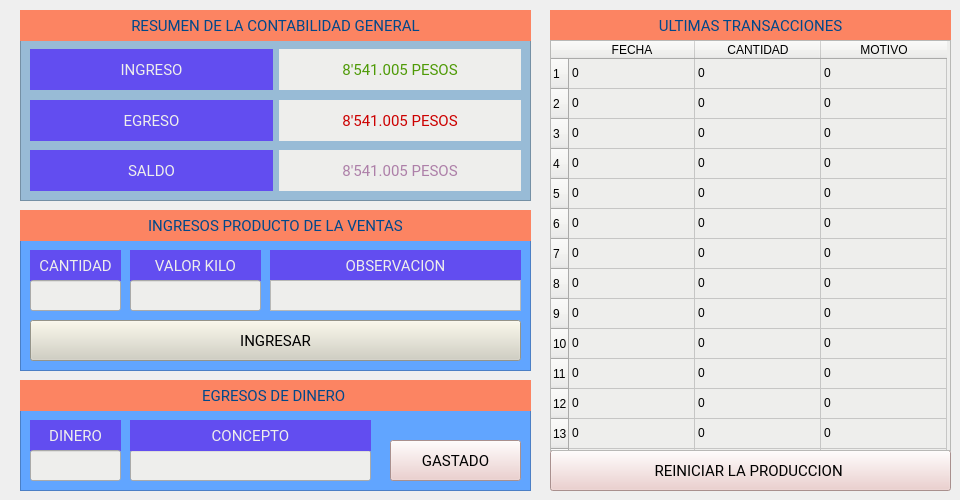
    <widget class="QWidget" name="cacao">
     <attribute name="title">
      <string>CACAO</string>
     </attribute>
     <widget class="QLabel" name="label_66">
      <property name="geometry">
       <rect>
        <x>550</x>
        <y>10</y>
        <width>401</width>
        <height>31</height>
       </rect>
      </property>
      <property name="font">
       <font>
        <family>Roboto</family>
        <pointsize>11</pointsize>
        <weight>50</weight>
        <italic>false</italic>
        <bold>false</bold>
       </font>
      </property>
      <property name="styleSheet">
       <string notr="true">background-color: rgb(252, 132, 98);
color: rgb(1, 72, 138);
font: 11pt &quot;Roboto&quot;;</string>
      </property>
      <property name="text">
       <string>ULTIMAS TRANSACCIONES</string>
      </property>
      <property name="alignment">
       <set>Qt::AlignCenter</set>
      </property>
     </widget>
     <widget class="QFrame" name="frame_11">
      <property name="geometry">
       <rect>
        <x>20</x>
        <y>410</y>
        <width>511</width>
        <height>81</height>
       </rect>
      </property>
      <property name="font">
       <font>
        <family>Roboto</family>
        <pointsize>11</pointsize>
        <weight>50</weight>
        <italic>false</italic>
        <bold>false</bold>
       </font>
      </property>
      <property name="styleSheet">
       <string notr="true">background-color: rgb(97, 165, 255);</string>
      </property>
      <property name="frameShape">
       <enum>QFrame::StyledPanel</enum>
      </property>
      <property name="frameShadow">
       <enum>QFrame::Raised</enum>
      </property>
      <widget class="QPushButton" name="boton_egresar_cacao">
       <property name="geometry">
        <rect>
         <x>370</x>
         <y>30</y>
         <width>131</width>
         <height>41</height>
        </rect>
       </property>
       <property name="font">
        <font>
         <family>Roboto</family>
         <pointsize>11</pointsize>
         <weight>50</weight>
         <italic>false</italic>
         <bold>false</bold>
        </font>
       </property>
       <property name="styleSheet">
        <string notr="true">background-color: rgb(236, 201, 199);</string>
       </property>
       <property name="text">
        <string>GASTADO</string>
       </property>
      </widget>
      <widget class="QLabel" name="label_49">
       <property name="geometry">
        <rect>
         <x>10</x>
         <y>10</y>
         <width>91</width>
         <height>31</height>
        </rect>
       </property>
       <property name="font">
        <font>
         <family>Roboto</family>
         <pointsize>11</pointsize>
         <weight>50</weight>
         <italic>false</italic>
         <bold>false</bold>
        </font>
       </property>
       <property name="styleSheet">
        <string notr="true">font: 11pt &quot;Roboto&quot;;
color: rgb(238, 238, 236);
background-color: rgb(98, 77, 240);</string>
       </property>
       <property name="text">
        <string>DINERO</string>
       </property>
       <property name="alignment">
        <set>Qt::AlignCenter</set>
       </property>
      </widget>
      <widget class="QLineEdit" name="cantidad_egreso_cacao">
       <property name="geometry">
        <rect>
         <x>10</x>
         <y>40</y>
         <width>91</width>
         <height>31</height>
        </rect>
       </property>
       <property name="styleSheet">
        <string notr="true">background-color: rgb(238, 238, 236);</string>
       </property>
      </widget>
      <widget class="QLineEdit" name="concepto_egreso_cacao">
       <property name="geometry">
        <rect>
         <x>110</x>
         <y>40</y>
         <width>241</width>
         <height>31</height>
        </rect>
       </property>
       <property name="styleSheet">
        <string notr="true">background-color: rgb(238, 238, 236);</string>
       </property>
      </widget>
      <widget class="QLabel" name="label_56">
       <property name="geometry">
        <rect>
         <x>110</x>
         <y>10</y>
         <width>241</width>
         <height>31</height>
        </rect>
       </property>
       <property name="font">
        <font>
         <family>Roboto</family>
         <pointsize>11</pointsize>
         <weight>50</weight>
         <italic>false</italic>
         <bold>false</bold>
        </font>
       </property>
       <property name="styleSheet">
        <string notr="true">font: 11pt &quot;Roboto&quot;;
color: rgb(238, 238, 236);
background-color: rgb(98, 77, 240);</string>
       </property>
       <property name="text">
        <string>CONCEPTO</string>
       </property>
       <property name="alignment">
        <set>Qt::AlignCenter</set>
       </property>
      </widget>
     </widget>
     <widget class="QPushButton" name="boton_reinicio_cacao">
      <property name="geometry">
       <rect>
        <x>550</x>
        <y>450</y>
        <width>401</width>
        <height>41</height>
       </rect>
      </property>
      <property name="font">
       <font>
        <family>Roboto</family>
        <pointsize>11</pointsize>
        <weight>50</weight>
        <italic>false</italic>
        <bold>false</bold>
       </font>
      </property>
      <property name="styleSheet">
       <string notr="true">background-color: rgb(236, 201, 199)</string>
      </property>
      <property name="text">
       <string>REINICIAR LA PRODUCCION </string>
      </property>
     </widget>
     <widget class="QFrame" name="frame_18">
      <property name="geometry">
       <rect>
        <x>20</x>
        <y>40</y>
        <width>511</width>
        <height>161</height>
       </rect>
      </property>
      <property name="font">
       <font>
        <family>Roboto</family>
        <pointsize>11</pointsize>
        <weight>50</weight>
        <italic>false</italic>
        <bold>false</bold>
       </font>
      </property>
      <property name="styleSheet">
       <string notr="true">background-color: rgb(152, 187, 214);</string>
      </property>
      <property name="frameShape">
       <enum>QFrame::StyledPanel</enum>
      </property>
      <property name="frameShadow">
       <enum>QFrame::Raised</enum>
      </property>
      <widget class="QWidget" name="layoutWidget_8">
       <property name="geometry">
        <rect>
         <x>10</x>
         <y>60</y>
         <width>491</width>
         <height>41</height>
        </rect>
       </property>
       <layout class="QHBoxLayout" name="horizontalLayout_12">
        <item>
         <widget class="QLabel" name="label_70">
          <property name="font">
           <font>
            <family>Roboto</family>
            <pointsize>11</pointsize>
            <weight>50</weight>
            <italic>false</italic>
            <bold>false</bold>
           </font>
          </property>
          <property name="styleSheet">
           <string notr="true">font: 11pt &quot;Roboto&quot;;
color: rgb(238, 238, 236);
background-color: rgb(98, 77, 240);</string>
          </property>
          <property name="text">
           <string>EGRESO</string>
          </property>
          <property name="alignment">
           <set>Qt::AlignCenter</set>
          </property>
         </widget>
        </item>
        <item>
         <widget class="QLabel" name="egreso_cacao">
          <property name="font">
           <font>
            <family>Roboto</family>
            <pointsize>11</pointsize>
            <weight>50</weight>
            <italic>false</italic>
            <bold>false</bold>
           </font>
          </property>
          <property name="styleSheet">
           <string notr="true">background-color: rgb(238, 238, 236);
color: rgb(204, 0, 0);</string>
          </property>
          <property name="text">
           <string>8'541.005 PESOS</string>
          </property>
          <property name="alignment">
           <set>Qt::AlignCenter</set>
          </property>
         </widget>
        </item>
       </layout>
      </widget>
      <widget class="QWidget" name="layoutWidget_9">
       <property name="geometry">
        <rect>
         <x>10</x>
         <y>110</y>
         <width>491</width>
         <height>41</height>
        </rect>
       </property>
       <layout class="QHBoxLayout" name="horizontalLayout_13">
        <item>
         <widget class="QLabel" name="label_75">
          <property name="font">
           <font>
            <family>Roboto</family>
            <pointsize>11</pointsize>
            <weight>50</weight>
            <italic>false</italic>
            <bold>false</bold>
           </font>
          </property>
          <property name="styleSheet">
           <string notr="true">font: 11pt &quot;Roboto&quot;;
color: rgb(238, 238, 236);
background-color: rgb(98, 77, 240);</string>
          </property>
          <property name="text">
           <string>SALDO</string>
          </property>
          <property name="alignment">
           <set>Qt::AlignCenter</set>
          </property>
         </widget>
        </item>
        <item>
         <widget class="QLabel" name="saldo_total_cacao">
          <property name="font">
           <font>
            <family>Roboto</family>
            <pointsize>11</pointsize>
            <weight>50</weight>
            <italic>false</italic>
            <bold>false</bold>
           </font>
          </property>
          <property name="styleSheet">
           <string notr="true">background-color: rgb(238, 238, 236);
color: rgb(173, 127, 168)</string>
          </property>
          <property name="text">
           <string>8'541.005 PESOS</string>
          </property>
          <property name="alignment">
           <set>Qt::AlignCenter</set>
          </property>
         </widget>
        </item>
       </layout>
      </widget>
      <widget class="QWidget" name="layoutWidget_10">
       <property name="geometry">
        <rect>
         <x>10</x>
         <y>9</y>
         <width>491</width>
         <height>41</height>
        </rect>
       </property>
       <layout class="QHBoxLayout" name="horizontalLayout_14">
        <item>
         <widget class="QLabel" name="label_85">
          <property name="font">
           <font>
            <family>Roboto</family>
            <pointsize>11</pointsize>
            <weight>50</weight>
            <italic>false</italic>
            <bold>false</bold>
           </font>
          </property>
          <property name="styleSheet">
           <string notr="true">font: 11pt &quot;Roboto&quot;;
color: rgb(238, 238, 236);
background-color: rgb(98, 77, 240);</string>
          </property>
          <property name="text">
           <string>INGRESO</string>
          </property>
          <property name="alignment">
           <set>Qt::AlignCenter</set>
          </property>
         </widget>
        </item>
        <item>
         <widget class="QLabel" name="ingresos_cacao">
          <property name="font">
           <font>
            <family>Roboto</family>
            <pointsize>11</pointsize>
            <weight>50</weight>
            <italic>false</italic>
            <bold>false</bold>
           </font>
          </property>
          <property name="styleSheet">
           <string notr="true">background-color: rgb(238, 238, 236);
color: rgb(78, 154, 6);</string>
          </property>
          <property name="text">
           <string>8'541.005 PESOS</string>
          </property>
          <property name="alignment">
           <set>Qt::AlignCenter</set>
          </property>
         </widget>
        </item>
       </layout>
      </widget>
     </widget>
     <widget class="QFrame" name="frame_12">
      <property name="geometry">
       <rect>
        <x>20</x>
        <y>240</y>
        <width>511</width>
        <height>131</height>
       </rect>
      </property>
      <property name="font">
       <font>
        <family>Roboto</family>
        <pointsize>11</pointsize>
        <weight>50</weight>
        <italic>false</italic>
        <bold>false</bold>
       </font>
      </property>
      <property name="styleSheet">
       <string notr="true">background-color: rgb(97, 165, 255);</string>
      </property>
      <property name="frameShape">
       <enum>QFrame::StyledPanel</enum>
      </property>
      <property name="frameShadow">
       <enum>QFrame::Raised</enum>
      </property>
      <widget class="QLabel" name="label_87">
       <property name="geometry">
        <rect>
         <x>10</x>
         <y>10</y>
         <width>91</width>
         <height>31</height>
        </rect>
       </property>
       <property name="font">
        <font>
         <family>Roboto</family>
         <pointsize>11</pointsize>
         <weight>50</weight>
         <italic>false</italic>
         <bold>false</bold>
        </font>
       </property>
       <property name="styleSheet">
        <string notr="true">font: 11pt &quot;Roboto&quot;;
color: rgb(238, 238, 236);
background-color: rgb(98, 77, 240);</string>
       </property>
       <property name="text">
        <string>CANTIDAD</string>
       </property>
       <property name="alignment">
        <set>Qt::AlignCenter</set>
       </property>
      </widget>
      <widget class="QPushButton" name="boton_ingresar_cacao">
       <property name="geometry">
        <rect>
         <x>10</x>
         <y>80</y>
         <width>491</width>
         <height>41</height>
        </rect>
       </property>
       <property name="font">
        <font>
         <family>Roboto</family>
         <pointsize>11</pointsize>
         <weight>50</weight>
         <italic>false</italic>
         <bold>false</bold>
        </font>
       </property>
       <property name="styleSheet">
        <string notr="true">background-color: rgb(209, 207, 192);</string>
       </property>
       <property name="text">
        <string>INGRESAR</string>
       </property>
      </widget>
      <widget class="QLabel" name="label_88">
       <property name="geometry">
        <rect>
         <x>110</x>
         <y>10</y>
         <width>131</width>
         <height>31</height>
        </rect>
       </property>
       <property name="font">
        <font>
         <family>Roboto</family>
         <pointsize>11</pointsize>
         <weight>50</weight>
         <italic>false</italic>
         <bold>false</bold>
        </font>
       </property>
       <property name="styleSheet">
        <string notr="true">font: 11pt &quot;Roboto&quot;;
color: rgb(238, 238, 236);
background-color: rgb(98, 77, 240);</string>
       </property>
       <property name="text">
        <string>VALOR KILO</string>
       </property>
       <property name="alignment">
        <set>Qt::AlignCenter</set>
       </property>
      </widget>
      <widget class="QLabel" name="label_90">
       <property name="geometry">
        <rect>
         <x>250</x>
         <y>10</y>
         <width>251</width>
         <height>31</height>
        </rect>
       </property>
       <property name="font">
        <font>
         <family>Roboto</family>
         <pointsize>11</pointsize>
         <weight>50</weight>
         <italic>false</italic>
         <bold>false</bold>
        </font>
       </property>
       <property name="styleSheet">
        <string notr="true">font: 11pt &quot;Roboto&quot;;
color: rgb(238, 238, 236);
background-color: rgb(98, 77, 240);</string>
       </property>
       <property name="text">
        <string>OBSERVACION</string>
       </property>
       <property name="alignment">
        <set>Qt::AlignCenter</set>
       </property>
      </widget>
      <widget class="QLineEdit" name="cantidad_cacao_venta">
       <property name="geometry">
        <rect>
         <x>10</x>
         <y>40</y>
         <width>91</width>
         <height>31</height>
        </rect>
       </property>
       <property name="styleSheet">
        <string notr="true">background-color: rgb(238, 238, 236);</string>
       </property>
      </widget>
      <widget class="QTextEdit" name="observacion_limon_4">
       <property name="geometry">
        <rect>
         <x>250</x>
         <y>40</y>
         <width>251</width>
         <height>31</height>
        </rect>
       </property>
       <property name="font">
        <font>
         <family>Roboto</family>
         <pointsize>11</pointsize>
         <weight>50</weight>
         <italic>false</italic>
         <bold>false</bold>
        </font>
       </property>
       <property name="styleSheet">
        <string notr="true">background-color: rgb(238, 238, 236);</string>
       </property>
       <property name="html">
        <string>&lt;!DOCTYPE HTML PUBLIC &quot;-//W3C//DTD HTML 4.0//EN&quot; &quot;http://www.w3.org/TR/REC-html40/strict.dtd&quot;&gt;
&lt;html&gt;&lt;head&gt;&lt;meta name=&quot;qrichtext&quot; content=&quot;1&quot; /&gt;&lt;style type=&quot;text/css&quot;&gt;
p, li { white-space: pre-wrap; }
&lt;/style&gt;&lt;/head&gt;&lt;body style=&quot; font-family:'Roboto'; font-size:11pt; font-weight:400; font-style:normal;&quot;&gt;
&lt;p style=&quot;-qt-paragraph-type:empty; margin-top:0px; margin-bottom:0px; margin-left:0px; margin-right:0px; -qt-block-indent:0; text-indent:0px; font-family:'Ubuntu';&quot;&gt;&lt;br /&gt;&lt;/p&gt;&lt;/body&gt;&lt;/html&gt;</string>
       </property>
      </widget>
      <widget class="QLineEdit" name="valor_venta_caco">
       <property name="geometry">
        <rect>
         <x>110</x>
         <y>40</y>
         <width>131</width>
         <height>31</height>
        </rect>
       </property>
       <property name="styleSheet">
        <string notr="true">background-color: rgb(238, 238, 236);</string>
       </property>
      </widget>
     </widget>
     <widget class="QTableWidget" name="tabla_transacciones_cacao">
      <property name="geometry">
       <rect>
        <x>550</x>
        <y>40</y>
        <width>401</width>
        <height>411</height>
       </rect>
      </property>
      <property name="styleSheet">
       <string notr="true">font: 11pt &quot;Andale Mono&quot;;
background-color: rgb(238, 238, 236);</string>
      </property>
      <property name="verticalScrollBarPolicy">
       <enum>Qt::ScrollBarAlwaysOff</enum>
      </property>
      <property name="horizontalScrollBarPolicy">
       <enum>Qt::ScrollBarAlwaysOff</enum>
      </property>
      <property name="editTriggers">
       <set>QAbstractItemView::NoEditTriggers</set>
      </property>
      <attribute name="horizontalHeaderDefaultSectionSize">
       <number>126</number>
      </attribute>
      <row>
       <property name="text">
        <string>1</string>
       </property>
      </row>
      <row>
       <property name="text">
        <string>2</string>
       </property>
      </row>
      <row>
       <property name="text">
        <string>3</string>
       </property>
      </row>
      <row>
       <property name="text">
        <string>4</string>
       </property>
      </row>
      <row>
       <property name="text">
        <string>5</string>
       </property>
      </row>
      <row>
       <property name="text">
        <string>6</string>
       </property>
      </row>
      <row>
       <property name="text">
        <string>7</string>
       </property>
      </row>
      <row>
       <property name="text">
        <string>8</string>
       </property>
      </row>
      <row>
       <property name="text">
        <string>9</string>
       </property>
      </row>
      <row>
       <property name="text">
        <string>10</string>
       </property>
      </row>
      <row>
       <property name="text">
        <string>11</string>
       </property>
      </row>
      <row>
       <property name="text">
        <string>12</string>
       </property>
      </row>
      <row>
       <property name="text">
        <string>13</string>
       </property>
      </row>
      <row>
       <property name="text">
        <string>14</string>
       </property>
      </row>
      <column>
       <property name="text">
        <string>FECHA</string>
       </property>
       <property name="font">
        <font>
         <kerning>true</kerning>
        </font>
       </property>
      </column>
      <column>
       <property name="text">
        <string>CANTIDAD</string>
       </property>
      </column>
      <column>
       <property name="text">
        <string>MOTIVO</string>
       </property>
      </column>
      <item row="0" column="0">
       <property name="text">
        <string>0</string>
       </property>
      </item>
      <item row="0" column="1">
       <property name="text">
        <string>0</string>
       </property>
      </item>
      <item row="0" column="2">
       <property name="text">
        <string>0</string>
       </property>
      </item>
      <item row="1" column="0">
       <property name="text">
        <string>0</string>
       </property>
      </item>
      <item row="1" column="1">
       <property name="text">
        <string>0</string>
       </property>
      </item>
      <item row="1" column="2">
       <property name="text">
        <string>0</string>
       </property>
      </item>
      <item row="2" column="0">
       <property name="text">
        <string>0</string>
       </property>
      </item>
      <item row="2" column="1">
       <property name="text">
        <string>0</string>
       </property>
      </item>
      <item row="2" column="2">
       <property name="text">
        <string>0</string>
       </property>
      </item>
      <item row="3" column="0">
       <property name="text">
        <string>0</string>
       </property>
      </item>
      <item row="3" column="1">
       <property name="text">
        <string>0</string>
       </property>
      </item>
      <item row="3" column="2">
       <property name="text">
        <string>0</string>
       </property>
      </item>
      <item row="4" column="0">
       <property name="text">
        <string>0</string>
       </property>
      </item>
      <item row="4" column="1">
       <property name="text">
        <string>0</string>
       </property>
      </item>
      <item row="4" column="2">
       <property name="text">
        <string>0</string>
       </property>
      </item>
      <item row="5" column="0">
       <property name="text">
        <string>0</string>
       </property>
      </item>
      <item row="5" column="1">
       <property name="text">
        <string>0</string>
       </property>
      </item>
      <item row="5" column="2">
       <property name="text">
        <string>0</string>
       </property>
      </item>
      <item row="6" column="0">
       <property name="text">
        <string>0</string>
       </property>
      </item>
      <item row="6" column="1">
       <property name="text">
        <string>0</string>
       </property>
      </item>
      <item row="6" column="2">
       <property name="text">
        <string>0</string>
       </property>
      </item>
      <item row="7" column="0">
       <property name="text">
        <string>0</string>
       </property>
      </item>
      <item row="7" column="1">
       <property name="text">
        <string>0</string>
       </property>
      </item>
      <item row="7" column="2">
       <property name="text">
        <string>0</string>
       </property>
      </item>
      <item row="8" column="0">
       <property name="text">
        <string>0</string>
       </property>
      </item>
      <item row="8" column="1">
       <property name="text">
        <string>0</string>
       </property>
      </item>
      <item row="8" column="2">
       <property name="text">
        <string>0</string>
       </property>
      </item>
      <item row="9" column="0">
       <property name="text">
        <string>0</string>
       </property>
      </item>
      <item row="9" column="1">
       <property name="text">
        <string>0</string>
       </property>
      </item>
      <item row="9" column="2">
       <property name="text">
        <string>0</string>
       </property>
      </item>
      <item row="10" column="0">
       <property name="text">
        <string>0</string>
       </property>
      </item>
      <item row="10" column="1">
       <property name="text">
        <string>0</string>
       </property>
      </item>
      <item row="10" column="2">
       <property name="text">
        <string>0</string>
       </property>
      </item>
      <item row="11" column="0">
       <property name="text">
        <string>0</string>
       </property>
      </item>
      <item row="11" column="1">
       <property name="text">
        <string>0</string>
       </property>
      </item>
      <item row="11" column="2">
       <property name="text">
        <string>0</string>
       </property>
      </item>
      <item row="12" column="0">
       <property name="text">
        <string>0</string>
       </property>
      </item>
      <item row="12" column="1">
       <property name="text">
        <string>0</string>
       </property>
      </item>
      <item row="12" column="2">
       <property name="text">
        <string>0</string>
       </property>
      </item>
      <item row="13" column="0">
       <property name="text">
        <string>0</string>
       </property>
      </item>
      <item row="13" column="1">
       <property name="text">
        <string>0</string>
       </property>
      </item>
      <item row="13" column="2">
       <property name="text">
        <string>0</string>
       </property>
      </item>
     </widget>
     <widget class="QLabel" name="label_177">
      <property name="geometry">
       <rect>
        <x>20</x>
        <y>10</y>
        <width>511</width>
        <height>31</height>
       </rect>
      </property>
      <property name="font">
       <font>
        <family>Roboto</family>
        <pointsize>11</pointsize>
        <weight>50</weight>
        <italic>false</italic>
        <bold>false</bold>
       </font>
      </property>
      <property name="styleSheet">
       <string notr="true">background-color: rgb(252, 132, 98);
color: rgb(1, 72, 138);
font: 11pt &quot;Roboto&quot;;</string>
      </property>
      <property name="text">
       <string>RESUMEN DE LA CONTABILIDAD GENERAL</string>
      </property>
      <property name="alignment">
       <set>Qt::AlignCenter</set>
      </property>
     </widget>
     <widget class="QLabel" name="label_178">
      <property name="geometry">
       <rect>
        <x>20</x>
        <y>210</y>
        <width>511</width>
        <height>31</height>
       </rect>
      </property>
      <property name="font">
       <font>
        <family>Roboto</family>
        <pointsize>11</pointsize>
        <weight>50</weight>
        <italic>false</italic>
        <bold>false</bold>
       </font>
      </property>
      <property name="styleSheet">
       <string notr="true">background-color: rgb(252, 132, 98);
color: rgb(1, 72, 138);
font: 11pt &quot;Roboto&quot;;</string>
      </property>
      <property name="text">
       <string>INGRESOS PRODUCTO DE LA VENTAS</string>
      </property>
      <property name="alignment">
       <set>Qt::AlignCenter</set>
      </property>
     </widget>
     <widget class="QLabel" name="label_179">
      <property name="geometry">
       <rect>
        <x>20</x>
        <y>380</y>
        <width>511</width>
        <height>31</height>
       </rect>
      </property>
      <property name="font">
       <font>
        <family>Roboto</family>
        <pointsize>11</pointsize>
        <weight>50</weight>
        <italic>false</italic>
        <bold>false</bold>
       </font>
      </property>
      <property name="styleSheet">
       <string notr="true">background-color: rgb(252, 132, 98);
color: rgb(1, 72, 138);
font: 11pt &quot;Roboto&quot;;</string>
      </property>
      <property name="text">
       <string>EGRESOS DE DINERO </string>
      </property>
      <property name="alignment">
       <set>Qt::AlignCenter</set>
      </property>
     </widget>
    </widget>
